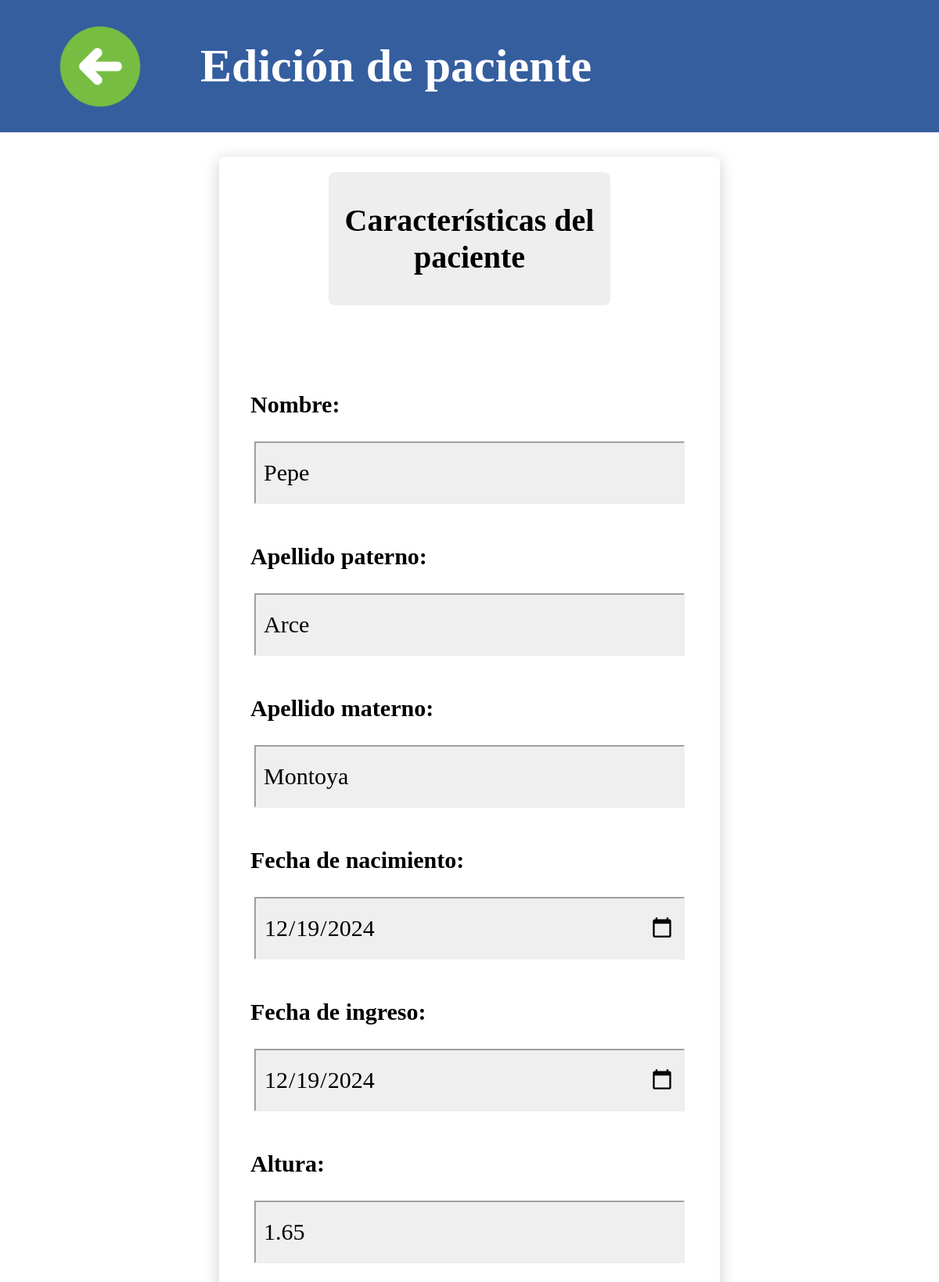
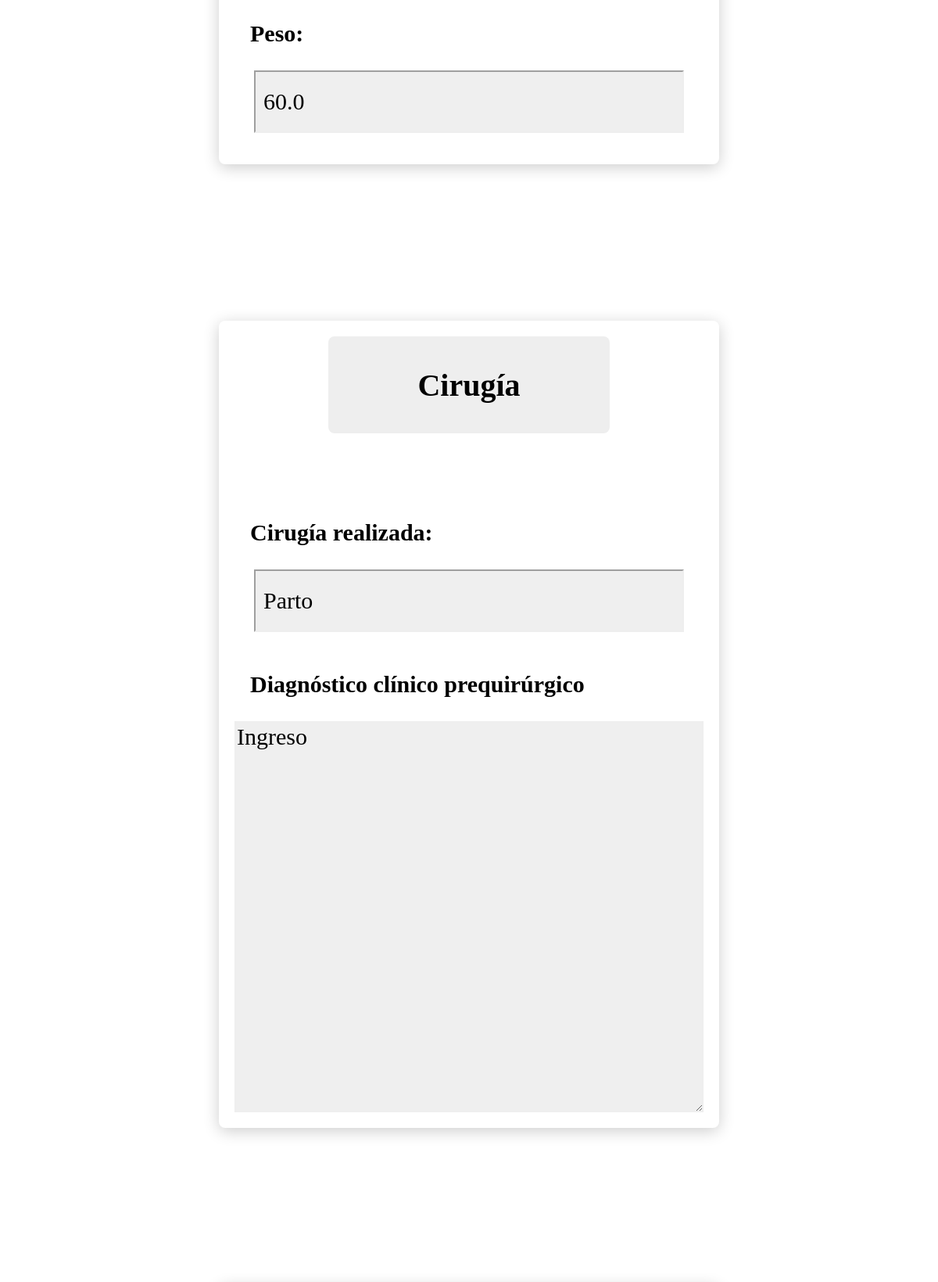
Page /pacientes/editar/14/ (upper part) on the committed database (2 pictures, top to bottom).
### Hospital_Infantil/models.py (models this page shows, shortened)
class Paciente(models.Model):
    PACIENTE_ACTIVO_CHOICES = [
        ("Habilitado", "Habilitado"),
        ("Deshabilitado", "Deshabilitado")
    ]
    expediente = models.AutoField(primary_key=True, unique=True)
    nombre = models.CharField(max_length=50, blank=False)
    apellido_paterno = models.CharField(max_length=50, blank=False)
    apellido_materno = models.CharField(max_length=50, blank=False)
    fecha_ingreso = models.DateField(default=timezone.now)
    fecha_nacimiento = models.DateField(default=timezone.now)
    cirugia_realizada = models.CharField(max_length=100, blank=False)
    peso = models.FloatField(blank=False, default=0.0)
    altura = models.FloatField(blank=False, default=0.0)
    diagnostico_clinico_prequirurgico = models.CharField(max_length=1000, blank=False)
    nota_enfermeria = models.CharField(max_length=1000, blank=False)
    medico_Encargado = models.ForeignKey(
        UserProfile,
        on_delete=models.SET_NULL,
        null = True,
        limit_choices_to={'user__userprofile__funcionalidad': 'medico'},
    )
    paciente_Habilitado= models.CharField(max_length=15,
                                          choices=PACIENTE_ACTIVO_CHOICES,
                                          default="Habilitado")

### Hospital_Infantil/views.py (the view)
# urls.py: path('pacientes/editar/<int:expediente>/', views.edicionPaciente, name="editarPaciente"),
def edicionPaciente(request, expediente):
    paciente = get_object_or_404(Paciente, expediente=expediente)
    if request.method == 'POST':
        form = PacienteForm(request.POST, instance=paciente)
        if form.is_valid():
            form.save(commit=True)
            return redirect('mostrarPacientesEnfermero')
    else:
        form = PacienteForm(instance=paciente)
    return render(request, 'editarPaciente.html', {'form': form, 'paciente': paciente})

### Hospital_Infantil/models.py (called while the page is built)
    def __str__(self):
        return self.user.username

### templates/editarPaciente.html (shortened to what this page needs)
{% load static %}
<!DOCTYPE html>
<html lang="en">
    <head>
        <link rel="stylesheet" href="{% static 'CSS/forms.css' %}">
        <div class="fixed-top-border">
            <a onclick="goBack()">
            <img src="{% static 'assets/Interfaz/previous.png' %}">
            </a>
            <h1>Edición de paciente</h1>
        </div>
    </head>
    <body>
        <center>
            <form action="{% url 'editarPaciente' expediente=paciente.expediente %}" method="post">
                <div class="form-container">
                    <div class="section-title"><h2>Características del paciente</h2></div>
                    <h3>Nombre: </h3>
                    {{ form.nombre }}
                    <h3>Apellido paterno: </h3>
                    {{ form.apellido_paterno }}
                    <h3>Apellido materno: </h3>
                    {{ form.apellido_materno }}
                    <h3>Fecha de nacimiento: </h3>
                    {{ form.fecha_nacimiento }}
                    <h3>Fecha de ingreso: </h3>
                    {{ form.fecha_ingreso }}
                    <h3>Altura: </h3>
                    {{ form.altura }}
                    <h3>Peso: </h3>
                    {{ form.peso }}
                </div>
                <div class="form-container">
                    <div class="section-title"><h2>Cirugía</h2></div>
                    <h3>Cirugía realizada: </h3>
                    {{ form.cirugia_realizada }}
                    <h3>Diagnóstico clínico prequirúrgico</h3>
                    {{ form.diagnostico_clinico_prequirurgico }}
                </div>
            </center>
    </body>
</html>

### static/CSS/forms.css (style rules this page uses)
.fixed-top-border { position: fixed; top: 0; left: 0; width: 100%; height: 169.31px; background-color: #355e9f; z-index: 1000; display: flex; align-items: center; }
.fixed-top-border img { scale: 40%; }
.section-title { background-color: #EEEEEE; font-family: Montserrat; width: 350px; border-radius: 8px; padding: 5px; margin-bottom: 80px; text-align: center; }
.form-container { margin-top: 50px; padding: 20px; background-color: white; border-radius: 8px; box-shadow: 0 4px 20px rgba(0, 0, 0, 0.2); width: 600px; display: flex; flex-direction: column; align-items: center; margin-bottom: 200px; margin-top: 200px; }
.form-container input { width: 550px; height: 80px; margin-bottom: 20px; padding: 10px; font-family: Calibri; font-size: 30px; background-color: #EEEE; border-color: #EEEE; }
textarea { width: 600px; height: 500px; background-color: #EEEE; border-color: #EEEE; font-family: Calibri; font-size: 30px; }
h1 { font-family: Montserrat; font-size: 60px; color: white; }
h2 { font-family: Montserrat; font-size: 40px; }
h3 { font-family: Calibri; font-size: 30px; align-self: flex-start; text-align: left; width: 100%; padding-left: 20px; }

### rows in the picture
Paciente: nombre "Pepe", apellido_paterno "Arce", apellido_materno "Montoya", fecha_nacimiento "12/19/2024", fecha_ingreso "12/19/2024", altura "1.65", peso "60.0", cirugia_realizada "Parto", diagnostico_clinico_prequirurgico "Ingreso"
